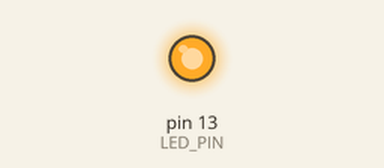
Recording of a sketch running on a simulated Arduino Uno, built with avr-gcc and run on an emulated ATmega328P. Shown: output pins drawn as LEDs (lit = HIGH).

Above: at 0.9 s.
At 2.9 s:
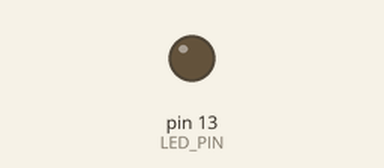
Timing chart, 0 to 5.2 s (numbered marks = the images above):
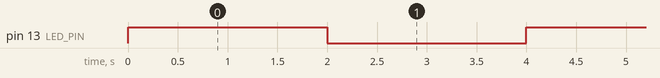

Measured:
- by itself, pin 13 (LED_PIN): alternates HIGH for 2.0 s and LOW for 2.0 s

The sketch:

sketch_feb14a.ino
```cpp
const byte LED_PIN = 13;
const byte METER_PIN = A4;

void setup()
{
  pinMode(LED_PIN, OUTPUT);
  pinMode(METER_PIN, INPUT);

  Serial.begin(9600);

  startTimer();
}

void loop()
{}

void startTimer(){
  noInterrupts(); // Disable interrupts

  // Reset Timer1 control registers
  TCCR1A = 0;
  TCCR1B = 0;


  OCR1A = 31249;

  TCCR1B |= (1 << WGM12);

  TCCR1B |= (1 << CS12) | (1 << CS10);

  TIMSK1 |= (1 << OCIE1A);

  interrupts(); // Enable interrupts
}

ISR(TIMER1_COMPA_vect){
   digitalWrite(LED_PIN, digitalRead(LED_PIN) ^ 1); // Toggle the LED
}
```
